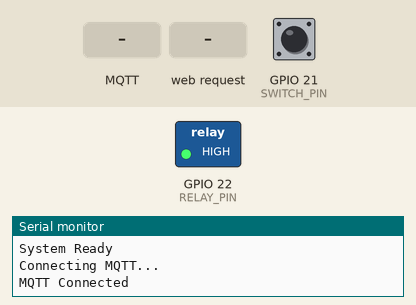
The program below on a simulated ESP32. On the bench: switched loads named in the program (green lamp = pin HIGH), the last lines printed to the serial monitor. The inputs (shaded band) are chosen by the test bench; at power-on: GPIO 21 (SWITCH_PIN) LOW. WiFi joins after 1.5 s; servers stay silent unless stated; random numbers use the default seed unless the program sets one; no MQTT or app messages arrive unless stated.

Above: at 2.7 s.
2.8 s: MQTT message "ON" arrives on the first subscribed topic
At 4.0 s:
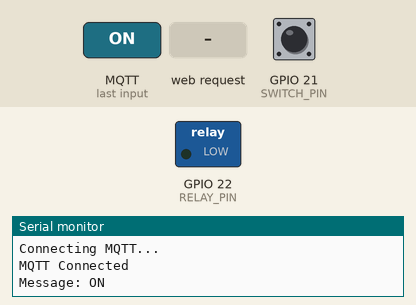
4.3 s: HTTP request GET /relay?state=ON received
At 5.1 s:
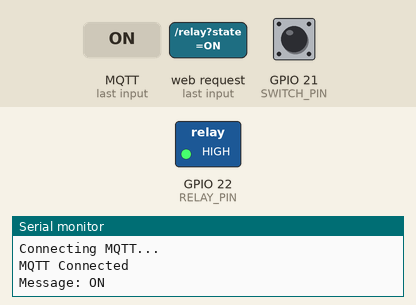
5.8 s: HTTP request GET /relay?state=1 received
At 6.3 s:
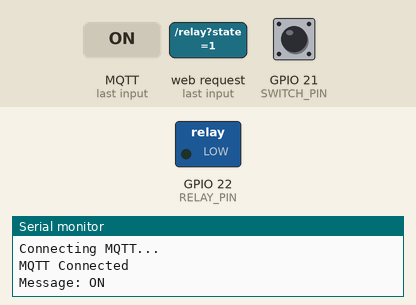
7.3 s: MQTT message "OFF" arrives on the first subscribed topic
At 8.6 s:
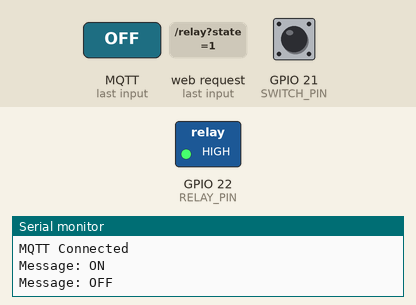
Timing chart, 0 to 10.3 s (numbered marks = the images above; inputs shaded):
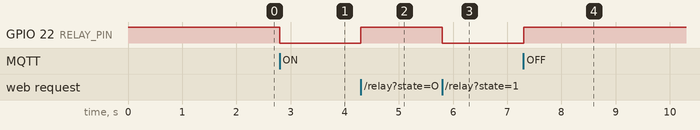

Measured:
- after the input at 2.8 s, GPIO 22 (RELAY_PIN): HIGH → LOW at once
- after the input at 4.3 s, GPIO 22 (RELAY_PIN): LOW → HIGH at once
- after the input at 5.8 s, GPIO 22 (RELAY_PIN): HIGH → LOW at once
- after the input at 7.3 s, GPIO 22 (RELAY_PIN): LOW → HIGH at once

The program:

main.cpp
```cpp
#include <Arduino.h>

#include "relay_manager.h"
#include "switch_manager.h"
#include "wifi_manager.h"
#include "mqtt_manager.h"
#include "webserver_manager.h"

void setup() {

    Serial.begin(115200);

    initRelay();

    initSwitch();

    initWiFi();

    initWebServer();

    initMQTT();

    Serial.println("System Ready");
}

void loop() {

    checkWiFi();

    handleWebServer();

    mqttLoop();

    if(switchTriggered) {

        switchTriggered = false;

        toggleRelay();

        publishRelayStatus();
    }
}
```

mqtt_manager.h
```cpp
#pragma once

void initMQTT();

void reconnectMQTT();

void mqttLoop();

void publishRelayStatus();
```

relay_manager.h
```cpp
#pragma once

bool getRelayState();

void initRelay();

void setRelay(bool state);

void toggleRelay();
```

switch_manager.h
```cpp
#pragma once

extern volatile bool switchTriggered;

extern unsigned long ignoreInterruptUntil;
void initSwitch();
```

webserver_manager.h
```cpp
#pragma once

void initWebServer();

void handleWebServer();
```

wifi_manager.h
```cpp
#pragma once

void initWiFi();

void checkWiFi();
```

mqtt_manager.cpp
```cpp
#include <Arduino.h>
#include <WiFiClientSecure.h>
#include <PubSubClient.h>

#include "mqtt_manager.h"
#include "relay_manager.h"
#include "config.h"

WiFiClientSecure espClient;

PubSubClient mqttClient(espClient);

// =====================================================
// CALLBACK
// =====================================================

void mqttCallback(
    char* topic,
    byte* payload,
    unsigned int length
) {

    String message;

    for(int i = 0; i < length; i++) {

        message += (char)payload[i];
    }

    Serial.print("Message: ");

    Serial.println(message);

    if(message == "ON") {

        setRelay(true);

        publishRelayStatus();
    }

    else if(message == "OFF") {

        setRelay(false);

        publishRelayStatus();
    }
}

// =====================================================
// MQTT CONNECT
// =====================================================

void reconnectMQTT() {

    while(!mqttClient.connected()) {

        Serial.println("Connecting MQTT...");

        String clientId = "ESP32Client-";

        clientId += String(random(0xffff), HEX);

        if(
            mqttClient.connect(
                clientId.c_str(),
                MQTT_USERNAME,
                MQTT_PASSWORD
            )
        ) {

            Serial.println("MQTT Connected");

            mqttClient.subscribe(
                "home/room1/light1/set"
            );
        }

        else {

            Serial.print("Failed: ");

            Serial.println(
                mqttClient.state()
            );

            delay(2000);
        }
    }
}

// =====================================================
// INIT
// =====================================================

void initMQTT() {

    espClient.setInsecure();

    mqttClient.setServer(
        MQTT_SERVER,
        8883
    );

    mqttClient.setCallback(
        mqttCallback
    );
}

// =====================================================
// LOOP
// =====================================================

void mqttLoop() {

    if(!mqttClient.connected()) {

        reconnectMQTT();
    }

    mqttClient.loop();
}

// =====================================================
// STATUS
// =====================================================

void publishRelayStatus() {

    if(getRelayState()) {

        mqttClient.publish(
            "MQTT_TOPIC_STATUS",
            "ON"
        );
    }

    else {

        mqttClient.publish(
            "MQTT_TOPIC_STATUS",
            "OFF"
        );
    }
}
```

relay_manager.cpp
```cpp
#include <Arduino.h>
#include "relay_manager.h"

#include "config.h"

static bool relayState = false;

// =====================================================
// APPLY RELAY STATE
// =====================================================

void applyRelayState() {

    bool gpioState;

    if(RELAY_ACTIVE_HIGH) {

        gpioState = relayState;
    }

    else {

        gpioState = !relayState;
    }

    digitalWrite(RELAY_PIN, gpioState);
}

// =====================================================
// INIT
// =====================================================

void initRelay() {

    pinMode(RELAY_PIN, OUTPUT);

    applyRelayState();
}

// =====================================================
// SET RELAY
// =====================================================

void setRelay(bool state) {

    relayState = state;

    applyRelayState();
}

// =====================================================
// TOGGLE RELAY
// =====================================================

void toggleRelay() {

    relayState = !relayState;

    applyRelayState();
}

// =====================================================
// GET STATE
// =====================================================

bool getRelayState() {

    return relayState;
}
```

switch_manager.cpp
```cpp
#include <Arduino.h>

#include "config.h"

volatile bool switchTriggered = false;

unsigned long lastInterruptTime = 0;

unsigned long ignoreInterruptUntil = 0;

void IRAM_ATTR handleSwitchInterrupt() {

    unsigned long currentTime = millis();

    if(currentTime < ignoreInterruptUntil) {
        return;
    }

    if(currentTime - lastInterruptTime > 300) {

        switchTriggered = true;

        lastInterruptTime = currentTime;
    }
}

void initSwitch() {

    pinMode(SWITCH_PIN, INPUT_PULLDOWN);

    attachInterrupt(
        digitalPinToInterrupt(SWITCH_PIN),
        handleSwitchInterrupt,
        FALLING
    );
}
```

wifi_manager.cpp
```cpp
#include <Arduino.h>
#include <WiFi.h>

#include "wifi_manager.h"
#include "config.h"

void initWiFi() {

    Serial.println("Connecting WiFi");

    WiFi.begin(WIFI_SSID, WIFI_PASSWORD);

    while(WiFi.status() != WL_CONNECTED) {

        delay(500);

        Serial.print(".");
    }

    Serial.println();

    Serial.println("WiFi Connected");

    Serial.println(WiFi.localIP());
}

void checkWiFi() {

    if(WiFi.status() != WL_CONNECTED) {

        Serial.println("WiFi Lost");

        WiFi.disconnect();

        WiFi.begin(WIFI_SSID, WIFI_PASSWORD);
    }
}
```

config.h
```cpp
#pragma once

#define WIFI_SSID "iPhone"

#define WIFI_PASSWORD "heet1103"

#define MQTT_SERVER "c04bd2abf6394a979c1b19475fd798d9.s1.eu.hivemq.cloud"

#define MQTT_PORT 8883

#define MQTT_USERNAME "home1"

#define MQTT_PASSWORD "Home1234"

#define MQTT_TOPIC_SET \
"home/room1/light1/set"

#define MQTT_TOPIC_STATUS \
"home/room1/light1/status"

#define AP_SSID "ESP32_Relay"

#define AP_PASSWORD "12345678"

#define RELAY_PIN 22

#define SWITCH_PIN 21

#define RELAY_ACTIVE_HIGH false
```

Source omitted: webserver_manager.cpp (14435 bytes)
